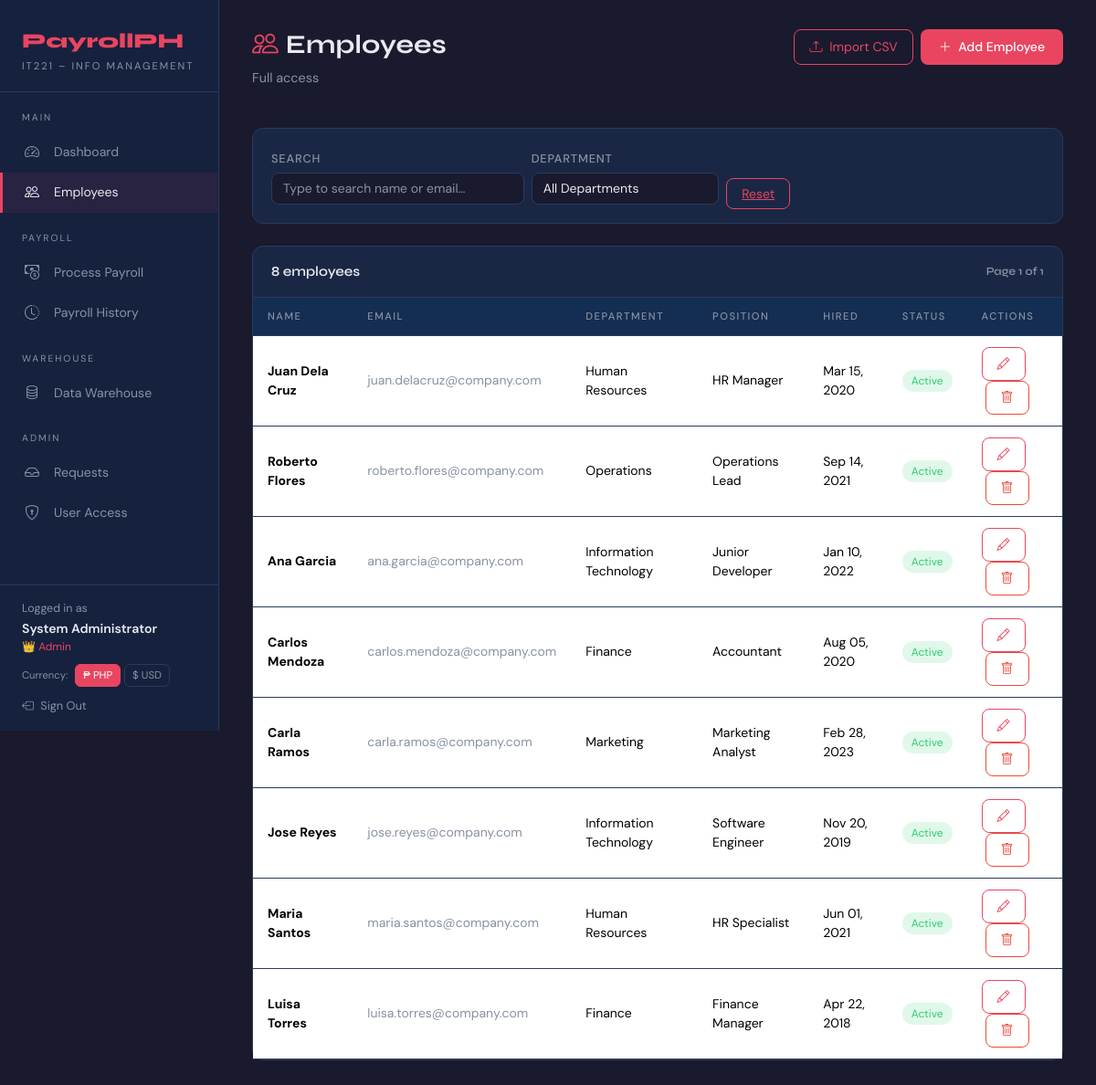
The page /employees.php (signed in) on the database its author committed.
### tables this page shows
CREATE TABLE IF NOT EXISTS employees (
    employee_id   INT AUTO_INCREMENT PRIMARY KEY,
    first_name    VARCHAR(60) NOT NULL,
    last_name     VARCHAR(60) NOT NULL,
    email         VARCHAR(150) NOT NULL UNIQUE,
    phone         VARCHAR(20),
    department_id INT NOT NULL,
    position_id   INT NOT NULL,
    hire_date     DATE NOT NULL,
    status        ENUM('Active','Inactive') DEFAULT 'Active',
    version       INT NOT NULL DEFAULT 0,            
    created_at    TIMESTAMP DEFAULT CURRENT_TIMESTAMP,
    updated_at    TIMESTAMP DEFAULT CURRENT_TIMESTAMP ON UPDATE CURRENT_TIMESTAMP,

    CONSTRAINT fk_emp_dept FOREIGN KEY (department_id)
        REFERENCES departments(department_id) ON UPDATE CASCADE ON DELETE RESTRICT,
    CONSTRAINT fk_emp_pos  FOREIGN KEY (position_id)
        REFERENCES positions(position_id)   ON UPDATE CASCADE ON DELETE RESTRICT
);

CREATE TABLE IF NOT EXISTS departments (
    department_id   INT AUTO_INCREMENT PRIMARY KEY,
    department_name VARCHAR(100) NOT NULL UNIQUE,
    created_at      TIMESTAMP DEFAULT CURRENT_TIMESTAMP
);

CREATE TABLE IF NOT EXISTS positions (
    position_id    INT AUTO_INCREMENT PRIMARY KEY,
    position_title VARCHAR(100) NOT NULL,
    base_salary    DECIMAL(12,2) NOT NULL CHECK (base_salary >= 0),
    created_at     TIMESTAMP DEFAULT CURRENT_TIMESTAMP
);

### includes/auth.php (called while the page is built, shortened)
<?php
function isAdmin(): bool   { return ($_SESSION['role'] ?? '') === 'Admin'; }
function isEmployee(): bool{ return ($_SESSION['role'] ?? '') === 'Employee'; }

### employees.php (the view, shortened to what this page needs)
<?php
require_once 'includes/auth.php';
$db  = getDB();
$cu  = currentUser();
$per_page    = 20;
$page_num    = max(1, (int)($_GET['page'] ?? 1));
$offset      = ($page_num - 1) * $per_page;
$search      = trim($_GET['q'] ?? '');
if (isEmployee()) {
    $total = 1;
    $sql   = "SELECT e.*,d.department_name,p.position_title FROM employees e JOIN departments d ON e.department_id=d.department_id JOIN positions p ON e.position_id=p.position_id WHERE e.email=? LIMIT 1";
    $stmt  = $db->prepare($sql); $stmt->execute([$cu['username']]);
} else {
    $where  = ['1=1']; $params = [];
    $cntSql= "SELECT COUNT(*) FROM employees e WHERE ".implode(' AND ',$where);
    $cntSt = $db->prepare($cntSql); $cntSt->execute($params); $total = (int)$cntSt->fetchColumn();
    $sql   = "SELECT e.*,d.department_name,p.position_title FROM employees e JOIN departments d ON e.department_id=d.department_id JOIN positions p ON e.position_id=p.position_id WHERE ".implode(' AND ',$where)." ORDER BY e.last_name,e.first_name LIMIT $per_page OFFSET $offset";
    $stmt  = $db->prepare($sql); $stmt->execute($params);
}
$employees  = $stmt->fetchAll();
$total_pages= (int)ceil($total / $per_page);
require_once 'includes/header.php';
?>
<div class="main-content">
    <div class="page-header d-flex justify-content-between align-items-start">
        <div>
            <h1><i class="bi bi-people me-2 text-accent"></i>Employees</h1>
            <p><?= isAdmin()?'Full access':(isManager()?'Manager: view, add, edit':'Your profile — update phone only') ?></p>
        </div>
        <div class="d-flex gap-2">
            <?php if (!isEmployee()): ?>
            <button class="btn-outline-accent" data-bs-toggle="modal" data-bs-target="#importModal">
                <i class="bi bi-upload me-1"></i> Import CSV
            </button>
            <button class="btn-accent" data-bs-toggle="modal" data-bs-target="#addModal">
                <i class="bi bi-plus-lg me-1"></i> Add Employee
            </button>
            <?php endif; ?>
        </div>
    </div>
    <?php if (!isEmployee()): ?>
    <div class="card mb-4">
        <div class="card-body">
            <div class="row g-2 align-items-end">
                <div class="col-sm-6 col-md-4">
                    <label class="form-label">Search</label>
                    <div style="position:relative;">
                        <input type="text" id="searchInput" class="form-control" placeholder="Type to search name or email…"
                               value="<?= htmlspecialchars($search) ?>">
                    </div>
                </div>
                <div class="col-sm-4 col-md-3">
                    <label class="form-label">Department</label>
                    <select id="deptFilter" class="form-select">
                        <option value="">All Departments</option>
                    </select>
                </div>
                <div class="col-auto">
                    <a href="employees.php" class="btn-outline-accent">Reset</a>
                </div>
            </div>
        </div>
    </div>
    <?php endif; ?>
    <div class="card">
        <div class="card-header d-flex justify-content-between align-items-center">
            <span id="resultCount"><?= $total ?> employee<?= $total!==1?'s':'' ?></span>
            <?php if (!isEmployee()): ?>
            <span style="color:var(--text-muted);font-size:0.78rem;">Page <?= $page_num ?> of <?= max(1,$total_pages) ?></span>
            <?php endif; ?>
        </div>
        <div class="card-body p-0">
            <div class="table-responsive">
                <table class="table mb-0" id="empTable">
                    <thead>
                        <tr><th>Name</th><th>Email</th><th>Department</th><th>Position</th><th>Hired</th><th>Status</th><th>Actions</th></tr>
                    </thead>
                    <tbody id="empTableBody">
                        <?php foreach ($employees as $emp):
                            $isOwn = isEmployee() && strtolower($emp['email'])===strtolower($cu['username']);
                        ?>
                        <tr>
                            <td><strong><?= htmlspecialchars($emp['first_name'].' '.$emp['last_name']) ?></strong>
                                <?php if($isOwn): ?><span style="font-size:0.7rem;color:var(--accent);margin-left:4px;">(You)</span><?php endif; ?></td>
                            <td style="color:var(--text-muted)"><?= htmlspecialchars($emp['email']) ?></td>
                            <td><?= htmlspecialchars($emp['department_name']) ?></td>
                            <td><?= htmlspecialchars($emp['position_title']) ?></td>
                            <td><?= date('M d, Y',strtotime($emp['hire_date'])) ?></td>
                            <td><span class="badge-<?= strtolower($emp['status']) ?>"><?= $emp['status'] ?></span></td>
                            <td>
                                <?php if(isAdmin()||isManager()): ?>
                                    <button class="btn-outline-accent btn-sm" onclick="openEditModal(<?= htmlspecialchars(json_encode($emp)) ?>)"><i class="bi bi-pencil"></i></button>
                                    <?php if(isAdmin()): ?>
                                    <form method="POST" style="display:inline;" onsubmit="return confirm('Delete this employee?')">
                                        <button type="submit" class="btn-outline-accent btn-sm ms-1" style="border-color:var(--danger);color:var(--danger);"><i class="bi bi-trash"></i></button>
                                    </form>
                                    <?php endif; ?>
                                <?php elseif($isOwn): ?>
                                    <button class="btn-outline-accent btn-sm" onclick="openOwnProfile(<?= htmlspecialchars(json_encode($emp)) ?>)"><i class="bi bi-pencil"></i> Edit Profile</button>
                                <?php else: ?>
                                    <span style="font-size:0.75rem;color:var(--text-muted);">View only</span>
                                <?php endif; ?>
                            </td>
                        </tr>
                        <?php endforeach; ?>
                    </tbody>
                </table>
            </div>
        </div>
    </div>
</div>
<?php require_once 'includes/footer.php'; ?>

### includes/header.php (style rules this page uses)
:root { --primary:#1a1a2e;--accent:#e94560;--accent2:#0f3460;--surface:#16213e;--card-bg:#1a2744;--text-main:#e8eaf0;--text-muted:#8892a4;--border:#2a3a5c;--success:#2ecc71;--warning:#f39c12;--danger:#e74c3c; }
* { box-sizing:border-box;margin:0;padding:0; }
body { background:var(--primary);color:var(--text-main);font-family:'DM Sans',sans-serif;min-height:100vh; }
.main-content { margin-left:240px;padding:32px 36px;min-height:100vh; }
.page-header { margin-bottom:28px; }
.page-header h1 { font-family:'Syne',sans-serif;font-weight:700;font-size:1.8rem;color:var(--text-main); }
.page-header p { color:var(--text-muted);font-size:0.9rem; }
.card { background:var(--card-bg);border:1px solid var(--border);border-radius:12px;color:var(--text-main); }
.card-header { background:transparent;border-bottom:1px solid var(--border);font-family:'Syne',sans-serif;font-weight:600;font-size:0.95rem;padding:16px 20px;color:var(--text-main); }
.card-body { padding:20px; }
.table { color:var(--text-main);font-size:0.875rem; }
.table thead th { background:rgba(15,52,96,0.5);color:var(--text-muted);font-size:0.7rem;text-transform:uppercase;letter-spacing:1.5px;border-color:var(--border);padding:12px 16px;font-weight:500; }
.table tbody td { border-color:var(--border);padding:12px 16px;vertical-align:middle; }
.form-control,.form-select { background:var(--primary);border:1px solid var(--border);color:var(--text-main);border-radius:8px;font-size:0.875rem; }
.form-control::placeholder { color:var(--text-muted); }
.form-label { font-size:0.8rem;font-weight:500;color:var(--text-muted);text-transform:uppercase;letter-spacing:0.8px;margin-bottom:6px; }
.btn-accent { background:var(--accent);color:#fff;border:none;border-radius:8px;font-weight:500;font-size:0.875rem;padding:9px 20px;transition:all 0.2s;cursor:pointer; }
.btn-outline-accent { border:1px solid var(--accent);color:var(--accent);background:transparent;border-radius:8px;font-size:0.875rem;padding:7px 16px;transition:all 0.2s;cursor:pointer; }
.badge-active { background:rgba(46,204,113,0.15);color:var(--success);border-radius:20px;padding:4px 10px;font-size:0.75rem; }
.text-accent { color:var(--accent); }

### rows shown on the page
employees: first_name+last_name "Juan Dela Cruz", email "juan.delacruz@company.com", department.department_name "Human Resources", position.position_title "HR Manager", hire_date "Mar 15, 2020", status "Active"
employees: first_name+last_name "Roberto Flores", email "roberto.flores@company.com", department.department_name "Operations", position.position_title "Operations Lead", hire_date "Sep 14, 2021", status "Active"
employees: first_name+last_name "Ana Garcia", email "ana.garcia@company.com", department.department_name "Information Technology", position.position_title "Junior Developer", hire_date "Jan 10, 2022", status "Active"
employees: first_name+last_name "Carlos Mendoza", email "carlos.mendoza@company.com", department.department_name "Finance", position.position_title "Accountant", hire_date "Aug 05, 2020", status "Active"
employees: first_name+last_name "Carla Ramos", email "carla.ramos@company.com", department.department_name "Marketing", position.position_title "Marketing Analyst", hire_date "Feb 28, 2023", status "Active"
employees: first_name+last_name "Jose Reyes", email "jose.reyes@company.com", department.department_name "Information Technology", position.position_title "Software Engineer", hire_date "Nov 20, 2019", status "Active"
employees: first_name+last_name "Maria Santos", email "maria.santos@company.com", department.department_name "Human Resources", position.position_title "HR Specialist", hire_date "Jun 01, 2021", status "Active"
employees: first_name+last_name "Luisa Torres", email "luisa.torres@company.com", department.department_name "Finance", position.position_title "Finance Manager", hire_date "Apr 22, 2018", status "Active"

### other values the page prints
$__user['full_name'] "System Administrator"
$roleIcon "👑"
$__user['role'] "Admin"
$total "8"
$page_num "1"
max(1,$total_pages) "1"
